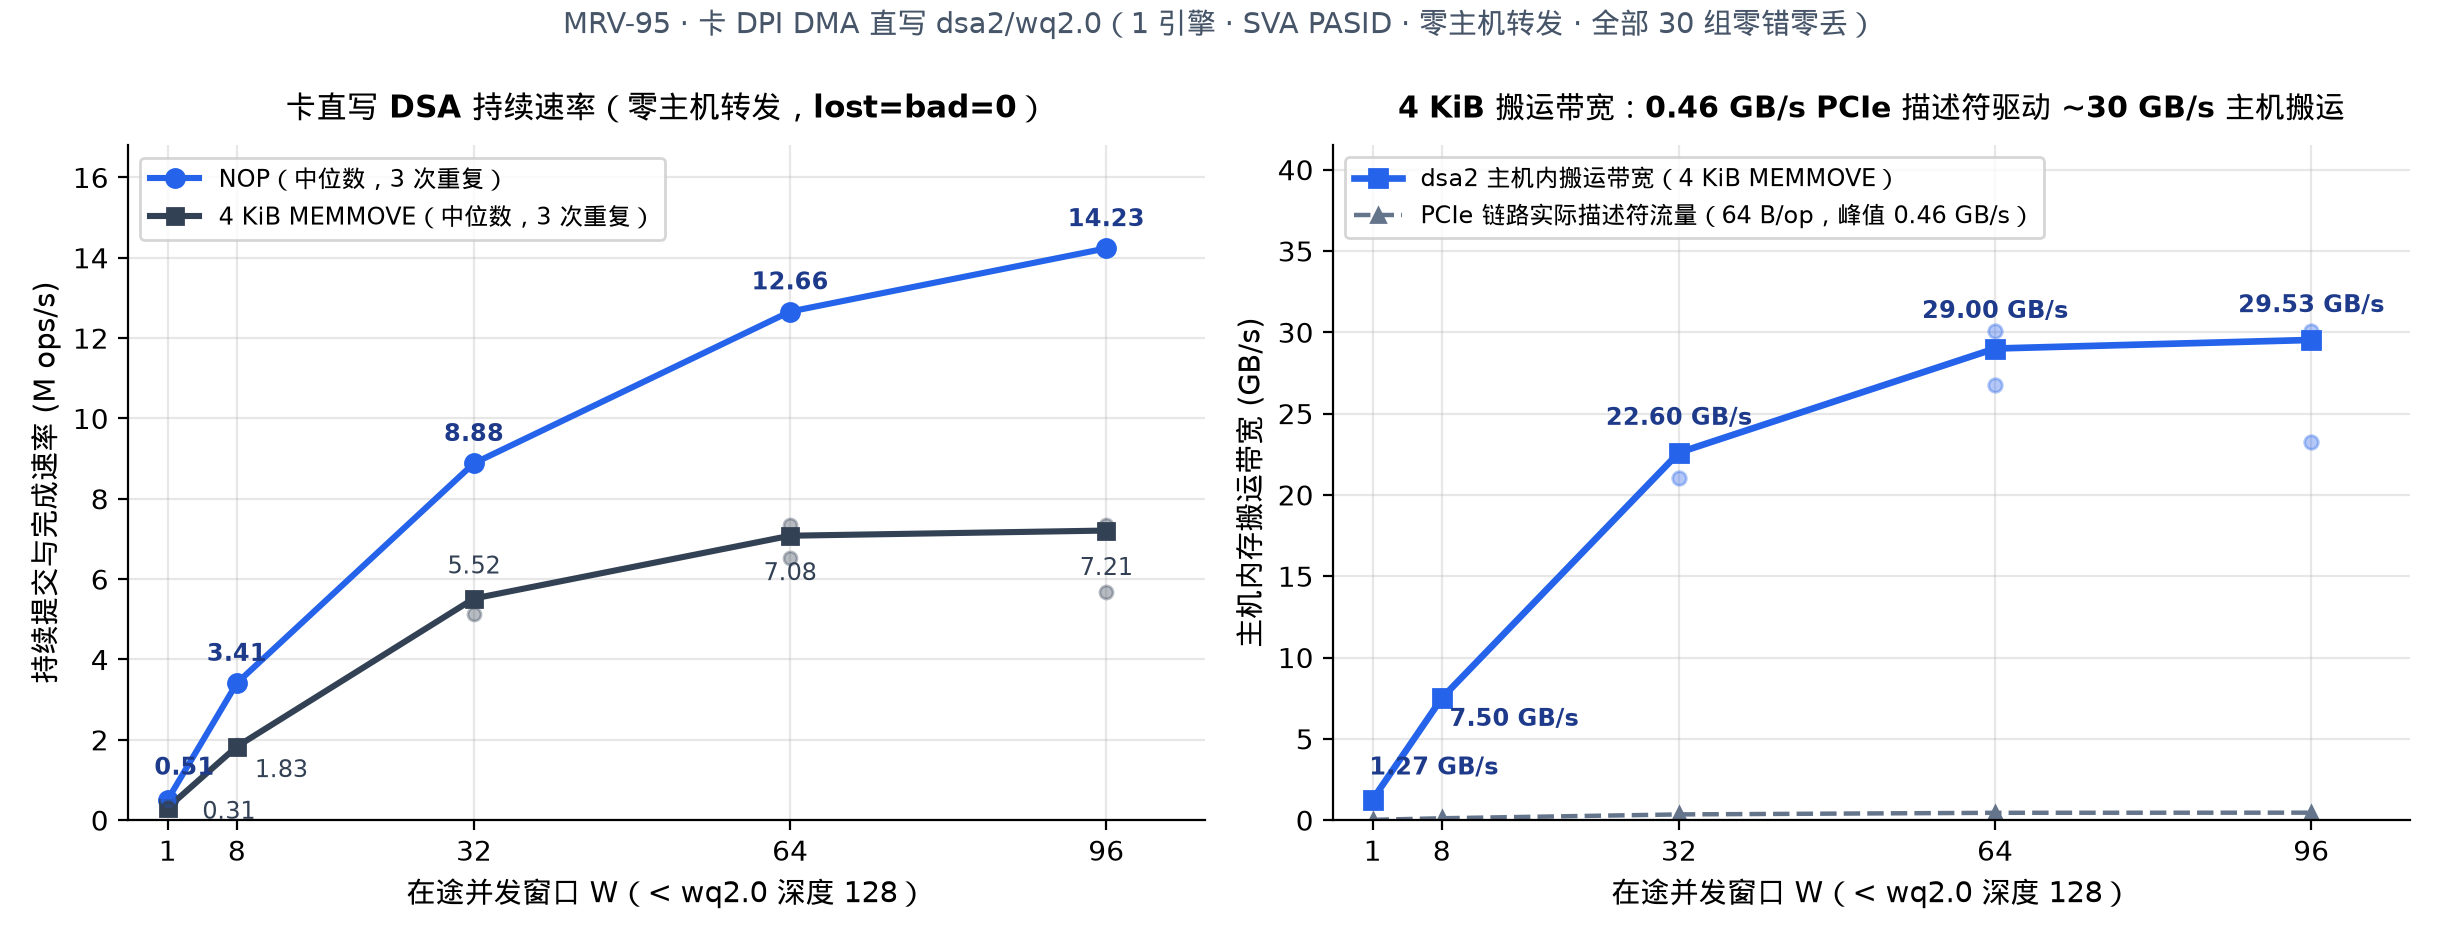

The Python source for this figure:
"""MRV-95 Figure 2: Sustained card-direct Intel DSA throughput (Mops/s and GB/s)
vs concurrency window W via card DPI DMA 64 B writes -> VF0 dmar0 P2P -> dsa2/wq2.0
(ZERO host CPU forwarding, all 30 runs verified lost=0, bad=0, mismatches=0, swerror=0).
"""
import json
import statistics
from collections import defaultdict
from pathlib import Path

import matplotlib.pyplot as plt

from mrvplot import save

ROOT = Path(__file__).resolve().parents[2]
JSONL = ROOT / "logs" / "mrv95-2026-11-19" / "runs.jsonl"

rows = [json.loads(line) for line in JSONL.read_text().splitlines() if line.strip()]

WINDOWS = [1, 8, 32, 64, 96]
nop_mops = defaultdict(list)
mm_mops = defaultdict(list)
mm_gbps = defaultdict(list)

for r in rows:
    if r["mode"] == "rate" and r["submitter"] == "card_dpi_dma":
        assert r["lost"] == 0 and r["bad"] == 0, f"unverified rate row: {r}"
        assert "mismatches=0" in r["host_verify"] and "err=0" in r["host_verify"], f"verify fail: {r}"
        w = r["window"]
        if r["op"] == "nop":
            nop_mops[w].append(r["mops_s"])
        elif r["op"] == "memmove" and r["size"] == 4096:
            mm_mops[w].append(r["mops_s"])
            mm_gbps[w].append(r["gb_s"])

nop_med = [statistics.median(nop_mops[w]) for w in WINDOWS]
mm_med = [statistics.median(mm_mops[w]) for w in WINDOWS]
gb_med = [statistics.median(mm_gbps[w]) for w in WINDOWS]

fig, (ax1, ax2) = plt.subplots(1, 2, figsize=(12.2, 4.7))

# Left panel: Mops/s vs W
ax1.plot(WINDOWS, nop_med, "-o", color="#2563eb", linewidth=2.2, markersize=6.5, label="NOP（中位数，3 次重复）")
ax1.plot(WINDOWS, mm_med, "-s", color="#334155", linewidth=2.2, markersize=6.0, label="4 KiB MEMMOVE（中位数，3 次重复）")
for w in WINDOWS:
    ax1.scatter([w] * len(nop_mops[w]), nop_mops[w], color="#2563eb", alpha=0.35, s=22, zorder=3)
    ax1.scatter([w] * len(mm_mops[w]), mm_mops[w], color="#334155", alpha=0.35, s=22, zorder=3)

for w, v in zip(WINDOWS, nop_med):
    dx, dy = (6, 9) if w == 1 else (0, 8)
    ax1.annotate(f"{v:.2f}", (w, v), textcoords="offset points", xytext=(dx, dy),
                 ha="center", fontsize=8.8, fontweight="bold", color="#1e3a8a")
for w, v in zip(WINDOWS, mm_med):
    if w == 1:
        dx, dy = (22, -4)
    elif w == 8:
        dx, dy = (16, -11)
    elif w in (64, 96):
        dx, dy = (0, -16)
    else:
        dx, dy = (0, 9)
    ax1.annotate(f"{v:.2f}", (w, v), textcoords="offset points", xytext=(dx, dy),
                 ha="center", fontsize=8.8, color="#334155")

ax1.set_xticks(WINDOWS)
ax1.set_xlim(-3, 106)
ax1.set_ylim(0, 16.8)
ax1.set_xlabel("在途并发窗口 W（< wq2.0 深度 128）", fontsize=10.5)
ax1.set_ylabel("持续提交与完成速率 (M ops/s)", fontsize=10.5)
ax1.set_title("卡直写 DSA 持续速率（零主机转发，lost=bad=0）", fontsize=11.3, fontweight="bold", pad=10)
ax1.legend(loc="upper left", fontsize=8.8, frameon=True, facecolor="white")

# Right panel: 4 KiB MEMMOVE host-memory bandwidth (GB/s) vs W
ax2.plot(WINDOWS, gb_med, "-s", color="#2563eb", linewidth=2.4, markersize=6.5,
         label="dsa2 主机内搬运带宽（4 KiB MEMMOVE）")
for w in WINDOWS:
    ax2.scatter([w] * len(mm_gbps[w]), mm_gbps[w], color="#2563eb", alpha=0.35, s=24, zorder=3)

pcie_desc_gbps = [m * 64.0 / 1000.0 for m in mm_med]
ax2.plot(WINDOWS, pcie_desc_gbps, "--^", color="#64748b", linewidth=1.6, markersize=5.0,
         label="PCIe 链路实际描述符流量（64 B/op，峰值 0.46 GB/s）")

for w, v in zip(WINDOWS, gb_med):
    if w == 1:
        dx, dy = (22, 9)
    elif w == 8:
        dx, dy = (26, -10)
    elif w == 64:
        dx, dy = (0, 11)
    else:
        dx, dy = (0, 10)
    ax2.annotate(f"{v:.2f} GB/s", (w, v), textcoords="offset points", xytext=(dx, dy),
                 ha="center", fontsize=8.8, fontweight="bold", color="#1e3a8a")

ax2.set_xticks(WINDOWS)
ax2.set_xlim(-3, 106)
ax2.set_ylim(0, 41.5)
ax2.set_xlabel("在途并发窗口 W（< wq2.0 深度 128）", fontsize=10.5)
ax2.set_ylabel("主机内存搬运带宽 (GB/s)", fontsize=10.5)
ax2.set_title("4 KiB 搬运带宽：0.46 GB/s PCIe 描述符驱动 ~30 GB/s 主机搬运", fontsize=10.8, fontweight="bold", pad=10)
ax2.legend(loc="upper left", fontsize=8.5, frameon=True, facecolor="white")

fig.suptitle("MRV-95 · 卡 DPI DMA 直写 dsa2/wq2.0（1 引擎 · SVA PASID · 零主机转发 · 全部 30 组零错零丢）",
             fontsize=10.5, y=0.99, color="#475569")

out = save(fig, "mrv-95-card-dsa-rate")
print("Saved:", out)
